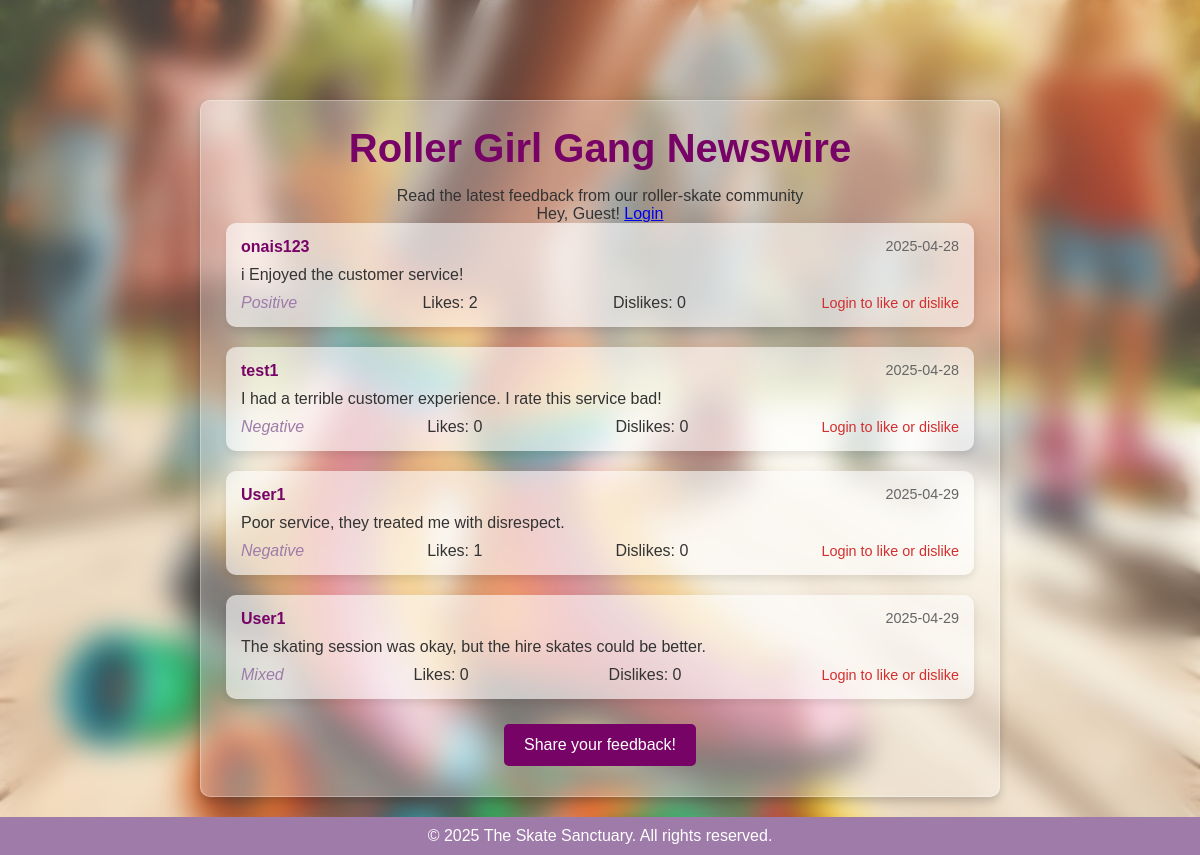
The app's page /newswire with its own data.
### app.py (models this page shows, shortened)
class Review(db.Model):
    id = db.Column(db.Integer, primary_key=True)
    firstName = db.Column(db.String(80), nullable=False)
    lastName = db.Column(db.String(80), nullable=False)
    email = db.Column(db.String(120), nullable=False)
    review = db.Column(db.Text, nullable=False)
    likes = db.Column(db.Integer, default=0)
    dislikes = db.Column(db.Integer, default=0)
    user_id = db.Column(db.Integer, db.ForeignKey('regular_user.id'), nullable=False)
    sentiment = db.Column(db.String(20), nullable=True)
    created_at = db.Column(db.DateTime, default=datetime.utcnow)
    updated_at = db.Column(db.DateTime, default=datetime.utcnow, onupdate=datetime.utcnow)

class RegularUser(UserMixin, db.Model):
    id = db.Column(db.Integer, primary_key=True)
    username = db.Column(db.String(150), unique=True, nullable=False)
    password = db.Column(db.String(255), nullable=False)  # Increased length for hashed passwords
    reviews = db.relationship('Review', backref='user', lazy=True)
    interactions = db.relationship('Review', secondary=likes_dislikes, backref='user_interacted', lazy=True)

### app.py (the view)
@app.route("/newswire")
def newswire():
    reviews = Review.query.all()
    like_form = LikeDislikeForm()
    dislike_form = LikeDislikeForm()
    return render_template("newswire.html", reviews=reviews, like_form=like_form, dislike_form=dislike_form)

### templates/newswire.html (shortened to what this page needs)
<!DOCTYPE html>
<html lang="en">
<head>
    <link rel="stylesheet" href="{{ url_for('static', filename='style.css') }}">
</head>
<body>
    <div class="background-overlay"></div>
    <div class="newswire-container">
        <h1>Roller Girl Gang Newswire</h1>
        <p>Read the latest feedback from our roller-skate community</p>
        {% if current_user.is_authenticated %}
            <p>Hey, {{ current_user.username }}! <a href="{{ url_for('user_logout') }}">Logout</a></p>
        {% else %}
            <p>Hey, Guest! <a href="{{ url_for('user_login') }}">Login</a></p>
        {% endif %}
        {% if reviews %}
            {% for review in reviews %}
                <div class="review-card">
                    <div class="review-header">
                        <span class="review-name">{{ review.user.username if review.user else 'Anonymous' }}</span>
                        <span class="review-date">{{ review.created_at.strftime('%Y-%m-%d') }}</span>
                    </div>
                    <p class="review-text">{{ review.review }}</p>
                    <div class="review-footer">
                        <span class="review-sentiment">{{ review.sentiment or 'N/A' }}</span>
                        <span class="review-likes">Likes: {{ review.likes }}</span>
                        <span class="review-dislikes">Dislikes: {{ review.dislikes }}</span>
                        <div class="interaction-btns">
                            {% if current_user.is_authenticated and not current_user.is_admin %}
                                <form action="{{ url_for('like_review', review_id=review.id) }}" method="POST" style="display:inline;">
                                    {{ like_form.hidden_tag() }}
                                    {{ like_form.submit(class="like-btn", value="Like") }}
                                </form>
                                <form action="{{ url_for('dislike_review', review_id=review.id) }}" method="POST" style="display:inline;">
                                    {{ dislike_form.hidden_tag() }}
                                    {{ dislike_form.submit(class="dislike-btn", value="Dislike") }}
                                </form>
                            {% else %}
                                <span class="login-prompt">
                                    {% if current_user.is_admin %}
                                        Admins cannot like/dislike
                                    {% else %}
                                        Login to like or dislike
                                    {% endif %}
                                </span>
                            {% endif %}
                        </div>
                    </div>
                </div>
            {% endfor %}
        {% else %}
            <p>No reviews available! Be the first to leave a review!</p>
        {% endif %}
        <a href="{{ url_for('home') }}" class="btn">Share your feedback!</a>
    </div>
    <footer>
        <p>&copy; 2025 The Skate Sanctuary. All rights reserved.</p>
    </footer>
</body>
</html>

### static/style.css (style rules this page uses)
* { margin: 0; padding: 0; box-sizing: border-box; }
body { font-family: Arial, sans-serif; background: url("/static/rollerskates.jpg") no-repeat center center fixed; background-size: cover; min-height: 100vh; padding-top: 80px; text-align: center; color: #333; position: relative; display: flex; flex-direction: column; }
.background-overlay { position: fixed; top: 0; left: 0; width: 100%; height: 100%; background: rgba(255, 255, 255, 0.1); backdrop-filter: blur(15px); -webkit-backdrop-filter: blur(15px); z-index: -1; }
h1 { font-size: 2.5rem; margin-bottom: 1rem; color: #770366; }
.download-link, .btn { background-color: #770366; color: white; padding: 12px 20px; text-decoration: none; font-size: 16px; border-radius: 5px; margin: 5px; display: inline-block; transition: background-color 0.3s ease; }
.newswire-container { width: 90%; max-width: 800px; padding: 25px; background: rgba(255, 255, 255, 0.3); box-shadow: 0px 4px 10px rgba(0, 0, 0, 0.2); border-radius: 10px; border: 1px solid rgba(255, 255, 255, 0.3); position: relative; z-index: 1; margin: 20px auto; }
.review-card { background: rgba(255, 255, 255, 0.6); padding: 15px; border-radius: 10px; box-shadow: 0px 4px 8px rgba(0, 0, 0, 0.1); margin-bottom: 20px; text-align: left; }
.review-card p { margin-bottom: 10px; font-size: 16px; }
.review-header { display: flex; justify-content: space-between; margin-bottom: 10px; }
.review-name { font-weight: bold; color: #770366; }
.review-date { color: #666; font-size: 0.9rem; }
.review-text { margin-bottom: 10px; }
.review-footer { display: flex; justify-content: space-between; align-items: center; }
.review-sentiment { color: #9F7BA9; font-style: italic; }
.review-likes, .review-dislikes { margin-right: 10px; color: #333; }
.interaction-btns { display: flex; gap: 10px; }
.login-prompt { color: #d32f2f; font-size: 0.9rem; }
footer { width: 100%; text-align: center; padding: 10px; background-color: #9F7BA9; color: white; margin-top: auto; }

### records on screen
Review: user "onais123", created_at "2025-04-28", review "i Enjoyed the customer service!", sentiment "Positive", likes "2", dislikes "0"
Review: user "test1", created_at "2025-04-28", review "I had a terrible customer experience. I rate this service bad!", sentiment "Negative", likes "0", dislikes "0"
Review: user "User1", created_at "2025-04-29", review "Poor service, they treated me with disrespect.", sentiment "Negative", likes "1", dislikes "0"
Review: user "User1", created_at "2025-04-29", review "The skating session was okay, but the hire skates could be better.", sentiment "Mixed", likes "0", dislikes "0"
